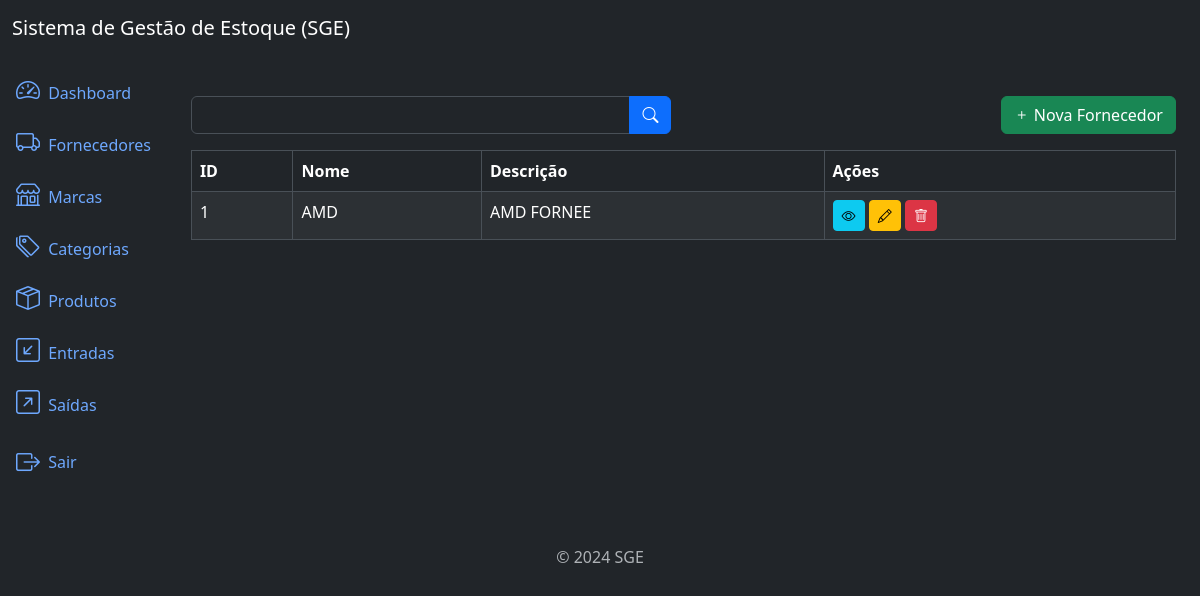
The app's page /suppliers/list (signed in) with its own data.
### suppliers/models.py (models this page shows, shortened)
class Supplier(models.Model):
    name = models.CharField(max_length=500)
    description = models.TextField(null=True, blank=True)
    created_at = models.DateTimeField(auto_now_add=True)
    updated_at = models.DateTimeField(auto_now=True)
    class Meta:
        ordering = ['name']

### suppliers/views.py (the view)
# urls.py: path('suppliers/list', SupplierListView.as_view(), name='supplier_list'),
class SupplierListView(LoginRequiredMixin, PermissionRequiredMixin, ListView):
    model = Supplier
    template_name = 'supplier_list.html'
    context_object_name = 'suppliers'
    paginate_by = 10
    permission_required = 'suppliers.view_supplier'
    def get_queryset(self):
        queryset = super().get_queryset()
        name = self.request.GET.get("name")
        if name:
            queryset = queryset.filter(name__icontains=name)
        return queryset

### suppliers/templates/supplier_list.html (shortened to what this page needs)
{% extends 'base.html' %}
{% block content %}
<div class="row mb-3">
    <div class="col-md-6">
        <form method="get" action="{% url 'supplier_list' %}">
            <div class="input-group">
                <input type="text" class="form-control" name="name" label="Nome" value="{{ request.GET.name }}">
                <button type="submit" class="btn btn-primary">
                    <i class="bi bi-search"></i>
                </button>
            </div>
        </form>
    </div>
    <div class="col-md-6">
        <a href="{% url 'supplier_create' %}" class="btn btn-success float-end">
            <i class="bi bi-plus"></i>
            Nova Fornecedor
        </a>
    </div>
</div>
<div class="table-responsive">
    <table class="table table-striped table-bordered">
        <thead class="thead-dark">
            <tr>
                <th>ID</th>
                <th>Nome</th>
                <th>Descrição</th>
                <th>Ações</th>
            </tr>
        </thead>
        <tbody>
            {% for supplier in suppliers %}
            <tr>
                <td>{{ supplier.id }}</td>
                <td>{{ supplier.name }}</td>
                <td>{{ supplier.description }}</td>
                <td>
                    <a href="{% url 'supplier_detail' supplier.id %}" class="btn btn-info btn-sm">
                        <i class="bi bi-eye"></i>
                    </a>
                    <a href="{% url 'supplier_update' supplier.id %}" class="btn btn-warning btn-sm">
                        <i class="bi bi-pencil"></i>
                    </a>
                    <a href="{% url 'supplier_delete' supplier.id %}" class="btn btn-danger btn-sm">
                        <i class="bi bi-trash"></i>
                    </a>
                </td>
            </tr>
            {% endfor %}
        </tbody>
    </table>
</div>
{% endblock %}

### records on screen
Supplier: id "1", name "AMD", description "AMD FORNEE"
